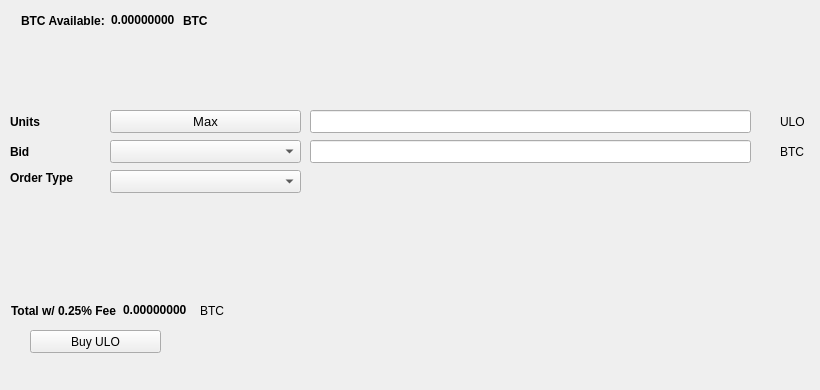
   <widget class="QWidget" name="BuyTab">
    <attribute name="title">
     <string>Buy</string>
    </attribute>
    <widget class="QPushButton" name="BuyULO">
     <property name="geometry">
      <rect>
       <x>30</x>
       <y>330</y>
       <width>131</width>
       <height>23</height>
      </rect>
     </property>
     <property name="text">
      <string>Buy ULO</string>
     </property>
     <property name="icon">
      <iconset resource="../eulo.qrc">
       <normaloff>:/icons/bitcoin</normaloff>:/icons/bitcoin</iconset>
     </property>
    </widget>
    <widget class="QLabel" name="label_3">
     <property name="geometry">
      <rect>
       <x>10</x>
       <y>110</y>
       <width>46</width>
       <height>23</height>
      </rect>
     </property>
     <property name="font">
      <font>
       <weight>75</weight>
       <bold>true</bold>
      </font>
     </property>
     <property name="text">
      <string>Units</string>
     </property>
    </widget>
    <widget class="QLineEdit" name="UnitsInput">
     <property name="geometry">
      <rect>
       <x>310</x>
       <y>110</y>
       <width>441</width>
       <height>23</height>
      </rect>
     </property>
     <property name="font">
      <font>
       <pointsize>9</pointsize>
       <weight>75</weight>
       <bold>true</bold>
      </font>
     </property>
    </widget>
    <widget class="QLineEdit" name="BuyBidPriceEdit">
     <property name="geometry">
      <rect>
       <x>310</x>
       <y>140</y>
       <width>441</width>
       <height>23</height>
      </rect>
     </property>
     <property name="font">
      <font>
       <pointsize>9</pointsize>
       <weight>75</weight>
       <bold>true</bold>
      </font>
     </property>
    </widget>
    <widget class="QLabel" name="label_4">
     <property name="geometry">
      <rect>
       <x>780</x>
       <y>110</y>
       <width>31</width>
       <height>23</height>
      </rect>
     </property>
     <property name="text">
      <string>ULO</string>
     </property>
    </widget>
    <widget class="QLabel" name="label_5">
     <property name="geometry">
      <rect>
       <x>780</x>
       <y>140</y>
       <width>31</width>
       <height>23</height>
      </rect>
     </property>
     <property name="text">
      <string>BTC</string>
     </property>
    </widget>
    <widget class="QLabel" name="label_6">
     <property name="geometry">
      <rect>
       <x>10</x>
       <y>140</y>
       <width>46</width>
       <height>23</height>
      </rect>
     </property>
     <property name="font">
      <font>
       <weight>75</weight>
       <bold>true</bold>
      </font>
     </property>
     <property name="text">
      <string>Bid</string>
     </property>
    </widget>
    <widget class="QLabel" name="label_7">
     <property name="geometry">
      <rect>
       <x>10</x>
       <y>170</y>
       <width>91</width>
       <height>16</height>
      </rect>
     </property>
     <property name="font">
      <font>
       <weight>75</weight>
       <bold>true</bold>
      </font>
     </property>
     <property name="text">
      <string>Order Type</string>
     </property>
    </widget>
    <widget class="QPushButton" name="Buy_Max_Amount">
     <property name="geometry">
      <rect>
       <x>110</x>
       <y>110</y>
       <width>191</width>
       <height>23</height>
      </rect>
     </property>
     <property name="font">
      <font>
       <pointsize>10</pointsize>
      </font>
     </property>
     <property name="text">
      <string>Max</string>
     </property>
    </widget>
    <widget class="QComboBox" name="BuyBidcomboBox">
     <property name="geometry">
      <rect>
       <x>110</x>
       <y>140</y>
       <width>191</width>
       <height>23</height>
      </rect>
     </property>
     <property name="font">
      <font>
       <pointsize>10</pointsize>
      </font>
     </property>
    </widget>
    <widget class="QComboBox" name="buyOrdertypeCombo">
     <property name="geometry">
      <rect>
       <x>110</x>
       <y>170</y>
       <width>191</width>
       <height>23</height>
      </rect>
     </property>
     <property name="font">
      <font>
       <pointsize>10</pointsize>
      </font>
     </property>
    </widget>
    <widget class="QWidget" name="layoutWidget1">
     <property name="geometry">
      <rect>
       <x>21</x>
       <y>11</y>
       <width>227</width>
       <height>19</height>
      </rect>
     </property>
     <layout class="QHBoxLayout" name="horizontalLayout_3">
      <item>
       <widget class="QLabel" name="label232">
        <property name="font">
         <font>
          <weight>75</weight>
          <bold>true</bold>
         </font>
        </property>
        <property name="text">
         <string>BTC Available:</string>
        </property>
       </widget>
      </item>
      <item>
       <widget class="QLabel" name="BtcAvailableLbl">
        <property name="palette">
         <palette>
          <active>
           <colorrole role="WindowText">
            <brush brushstyle="SolidPattern">
             <color alpha="255">
              <red>0</red>
              <green>0</green>
              <blue>0</blue>
             </color>
            </brush>
           </colorrole>
           <colorrole role="Button">
            <brush brushstyle="SolidPattern">
             <color alpha="255">
              <red>0</red>
              <green>170</green>
              <blue>0</blue>
             </color>
            </brush>
           </colorrole>
           <colorrole role="Light">
            <brush brushstyle="SolidPattern">
             <color alpha="255">
              <red>0</red>
              <green>255</green>
              <blue>0</blue>
             </color>
            </brush>
           </colorrole>
           <colorrole role="Midlight">
            <brush brushstyle="SolidPattern">
             <color alpha="255">
              <red>0</red>
              <green>212</green>
              <blue>0</blue>
             </color>
            </brush>
           </colorrole>
           <colorrole role="Dark">
            <brush brushstyle="SolidPattern">
             <color alpha="255">
              <red>0</red>
              <green>85</green>
              <blue>0</blue>
             </color>
            </brush>
           </colorrole>
           <colorrole role="Mid">
            <brush brushstyle="SolidPattern">
             <color alpha="255">
              <red>0</red>
              <green>113</green>
              <blue>0</blue>
             </color>
            </brush>
           </colorrole>
           <colorrole role="Text">
            <brush brushstyle="SolidPattern">
             <color alpha="255">
              <red>0</red>
              <green>170</green>
              <blue>0</blue>
             </color>
            </brush>
           </colorrole>
           <colorrole role="BrightText">
            <brush brushstyle="SolidPattern">
             <color alpha="255">
              <red>255</red>
              <green>255</green>
              <blue>255</blue>
             </color>
            </brush>
           </colorrole>
           <colorrole role="ButtonText">
            <brush brushstyle="SolidPattern">
             <color alpha="255">
              <red>0</red>
              <green>0</green>
              <blue>0</blue>
             </color>
            </brush>
           </colorrole>
           <colorrole role="Base">
            <brush brushstyle="SolidPattern">
             <color alpha="255">
              <red>255</red>
              <green>255</green>
              <blue>255</blue>
             </color>
            </brush>
           </colorrole>
           <colorrole role="Window">
            <brush brushstyle="SolidPattern">
             <color alpha="255">
              <red>0</red>
              <green>170</green>
              <blue>0</blue>
             </color>
            </brush>
           </colorrole>
           <colorrole role="Shadow">
            <brush brushstyle="SolidPattern">
             <color alpha="255">
              <red>0</red>
              <green>0</green>
              <blue>0</blue>
             </color>
            </brush>
           </colorrole>
           <colorrole role="AlternateBase">
            <brush brushstyle="SolidPattern">
             <color alpha="255">
              <red>127</red>
              <green>212</green>
              <blue>127</blue>
             </color>
            </brush>
           </colorrole>
           <colorrole role="ToolTipBase">
            <brush brushstyle="SolidPattern">
             <color alpha="255">
              <red>255</red>
              <green>255</green>
              <blue>220</blue>
             </color>
            </brush>
           </colorrole>
           <colorrole role="ToolTipText">
            <brush brushstyle="SolidPattern">
             <color alpha="255">
              <red>0</red>
              <green>0</green>
              <blue>0</blue>
             </color>
            </brush>
           </colorrole>
          </active>
          <inactive>
           <colorrole role="WindowText">
            <brush brushstyle="SolidPattern">
             <color alpha="255">
              <red>0</red>
              <green>0</green>
              <blue>0</blue>
             </color>
            </brush>
           </colorrole>
           <colorrole role="Button">
            <brush brushstyle="SolidPattern">
             <color alpha="255">
              <red>0</red>
              <green>170</green>
              <blue>0</blue>
             </color>
            </brush>
           </colorrole>
           <colorrole role="Light">
            <brush brushstyle="SolidPattern">
             <color alpha="255">
              <red>0</red>
              <green>255</green>
              <blue>0</blue>
             </color>
            </brush>
           </colorrole>
           <colorrole role="Midlight">
            <brush brushstyle="SolidPattern">
             <color alpha="255">
              <red>0</red>
              <green>212</green>
              <blue>0</blue>
             </color>
            </brush>
           </colorrole>
           <colorrole role="Dark">
            <brush brushstyle="SolidPattern">
             <color alpha="255">
              <red>0</red>
              <green>85</green>
              <blue>0</blue>
             </color>
            </brush>
           </colorrole>
           <colorrole role="Mid">
            <brush brushstyle="SolidPattern">
             <color alpha="255">
              <red>0</red>
              <green>113</green>
              <blue>0</blue>
             </color>
            </brush>
           </colorrole>
           <colorrole role="Text">
            <brush brushstyle="SolidPattern">
             <color alpha="255">
              <red>0</red>
              <green>170</green>
              <blue>0</blue>
             </color>
            </brush>
           </colorrole>
           <colorrole role="BrightText">
            <brush brushstyle="SolidPattern">
             <color alpha="255">
              <red>255</red>
              <green>255</green>
              <blue>255</blue>
             </color>
            </brush>
           </colorrole>
           <colorrole role="ButtonText">
            <brush brushstyle="SolidPattern">
             <color alpha="255">
              <red>0</red>
              <green>0</green>
              <blue>0</blue>
             </color>
            </brush>
           </colorrole>
           <colorrole role="Base">
            <brush brushstyle="SolidPattern">
             <color alpha="255">
              <red>255</red>
              <green>255</green>
              <blue>255</blue>
             </color>
            </brush>
           </colorrole>
           <colorrole role="Window">
            <brush brushstyle="SolidPattern">
             <color alpha="255">
              <red>0</red>
              <green>170</green>
              <blue>0</blue>
             </color>
            </brush>
           </colorrole>
           <colorrole role="Shadow">
            <brush brushstyle="SolidPattern">
             <color alpha="255">
              <red>0</red>
              <green>0</green>
              <blue>0</blue>
             </color>
            </brush>
           </colorrole>
           <colorrole role="AlternateBase">
            <brush brushstyle="SolidPattern">
             <color alpha="255">
              <red>127</red>
              <green>212</green>
              <blue>127</blue>
             </color>
            </brush>
           </colorrole>
           <colorrole role="ToolTipBase">
            <brush brushstyle="SolidPattern">
             <color alpha="255">
              <red>255</red>
              <green>255</green>
              <blue>220</blue>
             </color>
            </brush>
           </colorrole>
           <colorrole role="ToolTipText">
            <brush brushstyle="SolidPattern">
             <color alpha="255">
              <red>0</red>
              <green>0</green>
              <blue>0</blue>
             </color>
            </brush>
           </colorrole>
          </inactive>
          <disabled>
           <colorrole role="WindowText">
            <brush brushstyle="SolidPattern">
             <color alpha="255">
              <red>0</red>
              <green>85</green>
              <blue>0</blue>
             </color>
            </brush>
           </colorrole>
           <colorrole role="Button">
            <brush brushstyle="SolidPattern">
             <color alpha="255">
              <red>0</red>
              <green>170</green>
              <blue>0</blue>
             </color>
            </brush>
           </colorrole>
           <colorrole role="Light">
            <brush brushstyle="SolidPattern">
             <color alpha="255">
              <red>0</red>
              <green>255</green>
              <blue>0</blue>
             </color>
            </brush>
           </colorrole>
           <colorrole role="Midlight">
            <brush brushstyle="SolidPattern">
             <color alpha="255">
              <red>0</red>
              <green>212</green>
              <blue>0</blue>
             </color>
            </brush>
           </colorrole>
           <colorrole role="Dark">
            <brush brushstyle="SolidPattern">
             <color alpha="255">
              <red>0</red>
              <green>85</green>
              <blue>0</blue>
             </color>
            </brush>
           </colorrole>
           <colorrole role="Mid">
            <brush brushstyle="SolidPattern">
             <color alpha="255">
              <red>0</red>
              <green>113</green>
              <blue>0</blue>
             </color>
            </brush>
           </colorrole>
           <colorrole role="Text">
            <brush brushstyle="SolidPattern">
             <color alpha="255">
              <red>0</red>
              <green>85</green>
              <blue>0</blue>
             </color>
            </brush>
           </colorrole>
           <colorrole role="BrightText">
            <brush brushstyle="SolidPattern">
             <color alpha="255">
              <red>255</red>
              <green>255</green>
              <blue>255</blue>
             </color>
            </brush>
           </colorrole>
           <colorrole role="ButtonText">
            <brush brushstyle="SolidPattern">
             <color alpha="255">
              <red>0</red>
              <green>85</green>
              <blue>0</blue>
             </color>
            </brush>
           </colorrole>
           <colorrole role="Base">
            <brush brushstyle="SolidPattern">
             <color alpha="255">
              <red>0</red>
              <green>170</green>
              <blue>0</blue>
             </color>
            </brush>
           </colorrole>
           <colorrole role="Window">
            <brush brushstyle="SolidPattern">
             <color alpha="255">
              <red>0</red>
              <green>170</green>
              <blue>0</blue>
             </color>
            </brush>
           </colorrole>
           <colorrole role="Shadow">
            <brush brushstyle="SolidPattern">
             <color alpha="255">
              <red>0</red>
              <green>0</green>
              <blue>0</blue>
             </color>
            </brush>
           </colorrole>
           <colorrole role="AlternateBase">
            <brush brushstyle="SolidPattern">
             <color alpha="255">
              <red>0</red>
              <green>170</green>
              <blue>0</blue>
             </color>
            </brush>
           </colorrole>
           <colorrole role="ToolTipBase">
            <brush brushstyle="SolidPattern">
             <color alpha="255">
              <red>255</red>
              <green>255</green>
              <blue>220</blue>
             </color>
            </brush>
           </colorrole>
           <colorrole role="ToolTipText">
            <brush brushstyle="SolidPattern">
             <color alpha="255">
              <red>0</red>
              <green>0</green>
              <blue>0</blue>
             </color>
            </brush>
           </colorrole>
          </disabled>
         </palette>
        </property>
        <property name="font">
         <font>
          <weight>75</weight>
          <bold>true</bold>
         </font>
        </property>
        <property name="text">
         <string>0.00000000</string>
        </property>
        <property name="textInteractionFlags">
         <set>Qt::LinksAccessibleByMouse|Qt::TextSelectableByKeyboard|Qt::TextSelectableByMouse</set>
        </property>
       </widget>
      </item>
      <item>
       <widget class="QLabel" name="BtcAvailableLbl_2">
        <property name="font">
         <font>
          <weight>75</weight>
          <bold>true</bold>
         </font>
        </property>
        <property name="text">
         <string>BTC</string>
        </property>
       </widget>
      </item>
     </layout>
    </widget>
    <widget class="QWidget" name="layoutWidge2">
     <property name="geometry">
      <rect>
       <x>11</x>
       <y>301</y>
       <width>259</width>
       <height>19</height>
      </rect>
     </property>
     <layout class="QHBoxLayout" name="horizontalLayout_4">
      <item>
       <widget class="QLabel" name="label_9">
        <property name="font">
         <font>
          <weight>75</weight>
          <bold>true</bold>
         </font>
        </property>
        <property name="text">
         <string>Total w/ 0.25% Fee</string>
        </property>
       </widget>
      </item>
      <item>
       <widget class="QLabel" name="BuyCostLabel">
        <property name="palette">
         <palette>
          <active>
           <colorrole role="WindowText">
            <brush brushstyle="SolidPattern">
             <color alpha="255">
              <red>0</red>
              <green>0</green>
              <blue>0</blue>
             </color>
            </brush>
           </colorrole>
           <colorrole role="Button">
            <brush brushstyle="SolidPattern">
             <color alpha="255">
              <red>0</red>
              <green>170</green>
              <blue>0</blue>
             </color>
            </brush>
           </colorrole>
           <colorrole role="Light">
            <brush brushstyle="SolidPattern">
             <color alpha="255">
              <red>0</red>
              <green>255</green>
              <blue>0</blue>
             </color>
            </brush>
           </colorrole>
           <colorrole role="Midlight">
            <brush brushstyle="SolidPattern">
             <color alpha="255">
              <red>0</red>
              <green>212</green>
              <blue>0</blue>
             </color>
            </brush>
           </colorrole>
           <colorrole role="Dark">
            <brush brushstyle="SolidPattern">
             <color alpha="255">
              <red>0</red>
              <green>85</green>
              <blue>0</blue>
             </color>
            </brush>
           </colorrole>
           <colorrole role="Mid">
            <brush brushstyle="SolidPattern">
             <color alpha="255">
              <red>0</red>
              <green>113</green>
              <blue>0</blue>
             </color>
            </brush>
           </colorrole>
           <colorrole role="Text">
            <brush brushstyle="SolidPattern">
             <color alpha="255">
              <red>0</red>
              <green>170</green>
              <blue>0</blue>
             </color>
            </brush>
           </colorrole>
           <colorrole role="BrightText">
            <brush brushstyle="SolidPattern">
             <color alpha="255">
              <red>255</red>
              <green>255</green>
              <blue>255</blue>
             </color>
            </brush>
           </colorrole>
           <colorrole role="ButtonText">
            <brush brushstyle="SolidPattern">
             <color alpha="255">
              <red>0</red>
              <green>0</green>
              <blue>0</blue>
             </color>
            </brush>
           </colorrole>
           <colorrole role="Base">
            <brush brushstyle="SolidPattern">
             <color alpha="255">
              <red>255</red>
              <green>255</green>
              <blue>255</blue>
             </color>
            </brush>
           </colorrole>
           <colorrole role="Window">
            <brush brushstyle="SolidPattern">
             <color alpha="255">
              <red>0</red>
              <green>170</green>
              <blue>0</blue>
             </color>
            </brush>
           </colorrole>
           <colorrole role="Shadow">
            <brush brushstyle="SolidPattern">
             <color alpha="255">
              <red>0</red>
              <green>0</green>
              <blue>0</blue>
             </color>
            </brush>
           </colorrole>
           <colorrole role="AlternateBase">
            <brush brushstyle="SolidPattern">
             <color alpha="255">
              <red>127</red>
              <green>212</green>
              <blue>127</blue>
             </color>
            </brush>
           </colorrole>
           <colorrole role="ToolTipBase">
            <brush brushstyle="SolidPattern">
             <color alpha="255">
              <red>255</red>
              <green>255</green>
              <blue>220</blue>
             </color>
            </brush>
           </colorrole>
           <colorrole role="ToolTipText">
            <brush brushstyle="SolidPattern">
             <color alpha="255">
              <red>0</red>
              <green>0</green>
              <blue>0</blue>
             </color>
            </brush>
           </colorrole>
          </active>
          <inactive>
           <colorrole role="WindowText">
            <brush brushstyle="SolidPattern">
             <color alpha="255">
              <red>0</red>
              <green>0</green>
              <blue>0</blue>
             </color>
            </brush>
           </colorrole>
           <colorrole role="Button">
            <brush brushstyle="SolidPattern">
             <color alpha="255">
              <red>0</red>
              <green>170</green>
              <blue>0</blue>
             </color>
            </brush>
           </colorrole>
           <colorrole role="Light">
            <brush brushstyle="SolidPattern">
             <color alpha="255">
              <red>0</red>
              <green>255</green>
              <blue>0</blue>
             </color>
            </brush>
           </colorrole>
           <colorrole role="Midlight">
            <brush brushstyle="SolidPattern">
             <color alpha="255">
              <red>0</red>
              <green>212</green>
              <blue>0</blue>
             </color>
            </brush>
           </colorrole>
           <colorrole role="Dark">
            <brush brushstyle="SolidPattern">
             <color alpha="255">
              <red>0</red>
              <green>85</green>
              <blue>0</blue>
             </color>
            </brush>
           </colorrole>
           <colorrole role="Mid">
            <brush brushstyle="SolidPattern">
             <color alpha="255">
              <red>0</red>
              <green>113</green>
              <blue>0</blue>
             </color>
            </brush>
           </colorrole>
           <colorrole role="Text">
            <brush brushstyle="SolidPattern">
             <color alpha="255">
              <red>0</red>
              <green>170</green>
              <blue>0</blue>
             </color>
            </brush>
           </colorrole>
           <colorrole role="BrightText">
            <brush brushstyle="SolidPattern">
             <color alpha="255">
              <red>255</red>
              <green>255</green>
              <blue>255</blue>
             </color>
            </brush>
           </colorrole>
           <colorrole role="ButtonText">
            <brush brushstyle="SolidPattern">
             <color alpha="255">
              <red>0</red>
              <green>0</green>
              <blue>0</blue>
             </color>
            </brush>
           </colorrole>
           <colorrole role="Base">
            <brush brushstyle="SolidPattern">
             <color alpha="255">
              <red>255</red>
              <green>255</green>
              <blue>255</blue>
             </color>
            </brush>
           </colorrole>
           <colorrole role="Window">
            <brush brushstyle="SolidPattern">
             <color alpha="255">
              <red>0</red>
              <green>170</green>
              <blue>0</blue>
             </color>
            </brush>
           </colorrole>
           <colorrole role="Shadow">
            <brush brushstyle="SolidPattern">
             <color alpha="255">
              <red>0</red>
              <green>0</green>
              <blue>0</blue>
             </color>
            </brush>
           </colorrole>
           <colorrole role="AlternateBase">
            <brush brushstyle="SolidPattern">
             <color alpha="255">
              <red>127</red>
              <green>212</green>
              <blue>127</blue>
             </color>
            </brush>
           </colorrole>
           <colorrole role="ToolTipBase">
            <brush brushstyle="SolidPattern">
             <color alpha="255">
              <red>255</red>
              <green>255</green>
              <blue>220</blue>
             </color>
            </brush>
           </colorrole>
           <colorrole role="ToolTipText">
            <brush brushstyle="SolidPattern">
             <color alpha="255">
              <red>0</red>
              <green>0</green>
              <blue>0</blue>
             </color>
            </brush>
           </colorrole>
          </inactive>
          <disabled>
           <colorrole role="WindowText">
            <brush brushstyle="SolidPattern">
             <color alpha="255">
              <red>0</red>
              <green>85</green>
              <blue>0</blue>
             </color>
            </brush>
           </colorrole>
           <colorrole role="Button">
            <brush brushstyle="SolidPattern">
             <color alpha="255">
              <red>0</red>
              <green>170</green>
              <blue>0</blue>
             </color>
            </brush>
           </colorrole>
           <colorrole role="Light">
            <brush brushstyle="SolidPattern">
             <color alpha="255">
              <red>0</red>
              <green>255</green>
              <blue>0</blue>
             </color>
            </brush>
           </colorrole>
           <colorrole role="Midlight">
            <brush brushstyle="SolidPattern">
             <color alpha="255">
              <red>0</red>
              <green>212</green>
              <blue>0</blue>
             </color>
            </brush>
           </colorrole>
           <colorrole role="Dark">
            <brush brushstyle="SolidPattern">
             <color alpha="255">
              <red>0</red>
              <green>85</green>
              <blue>0</blue>
             </color>
            </brush>
           </colorrole>
           <colorrole role="Mid">
            <brush brushstyle="SolidPattern">
             <color alpha="255">
              <red>0</red>
              <green>113</green>
              <blue>0</blue>
             </color>
            </brush>
           </colorrole>
           <colorrole role="Text">
            <brush brushstyle="SolidPattern">
             <color alpha="255">
              <red>0</red>
              <green>85</green>
              <blue>0</blue>
             </color>
            </brush>
           </colorrole>
           <colorrole role="BrightText">
            <brush brushstyle="SolidPattern">
             <color alpha="255">
              <red>255</red>
              <green>255</green>
              <blue>255</blue>
             </color>
            </brush>
           </colorrole>
           <colorrole role="ButtonText">
            <brush brushstyle="SolidPattern">
             <color alpha="255">
              <red>0</red>
              <green>85</green>
              <blue>0</blue>
             </color>
            </brush>
           </colorrole>
           <colorrole role="Base">
            <brush brushstyle="SolidPattern">
             <color alpha="255">
              <red>0</red>
              <green>170</green>
              <blue>0</blue>
             </color>
            </brush>
           </colorrole>
           <colorrole role="Window">
            <brush brushstyle="SolidPattern">
             <color alpha="255">
              <red>0</red>
              <green>170</green>
              <blue>0</blue>
             </color>
            </brush>
           </colorrole>
           <colorrole role="Shadow">
            <brush brushstyle="SolidPattern">
             <color alpha="255">
              <red>0</red>
              <green>0</green>
              <blue>0</blue>
             </color>
            </brush>
           </colorrole>
           <colorrole role="AlternateBase">
            <brush brushstyle="SolidPattern">
             <color alpha="255">
              <red>0</red>
              <green>170</green>
              <blue>0</blue>
             </color>
            </brush>
           </colorrole>
           <colorrole role="ToolTipBase">
            <brush brushstyle="SolidPattern">
             <color alpha="255">
              <red>255</red>
              <green>255</green>
              <blue>220</blue>
             </color>
            </brush>
           </colorrole>
           <colorrole role="ToolTipText">
            <brush brushstyle="SolidPattern">
             <color alpha="255">
              <red>0</red>
              <green>0</green>
              <blue>0</blue>
             </color>
            </brush>
           </colorrole>
          </disabled>
         </palette>
        </property>
        <property name="font">
         <font>
          <weight>75</weight>
          <bold>true</bold>
         </font>
        </property>
        <property name="autoFillBackground">
         <bool>false</bool>
        </property>
        <property name="text">
         <string>0.00000000</string>
        </property>
        <property name="textInteractionFlags">
         <set>Qt::LinksAccessibleByMouse|Qt::TextSelectableByMouse</set>
        </property>
       </widget>
      </item>
      <item>
       <widget class="QLabel" name="label_10">
        <property name="font">
         <font>
          <weight>50</weight>
          <bold>false</bold>
         </font>
        </property>
        <property name="text">
         <string>BTC</string>
        </property>
       </widget>
      </item>
     </layout>
    </widget>
    <widget class="QLabel" name="label_24">
     <property name="geometry">
      <rect>
       <x>460</x>
       <y>300</y>
       <width>281</width>
       <height>81</height>
      </rect>
     </property>
     <property name="text">
      <string/>
     </property>
     <property name="pixmap">
      <pixmap>:/images/bittrex</pixmap>
     </property>
    </widget>
   </widget>
